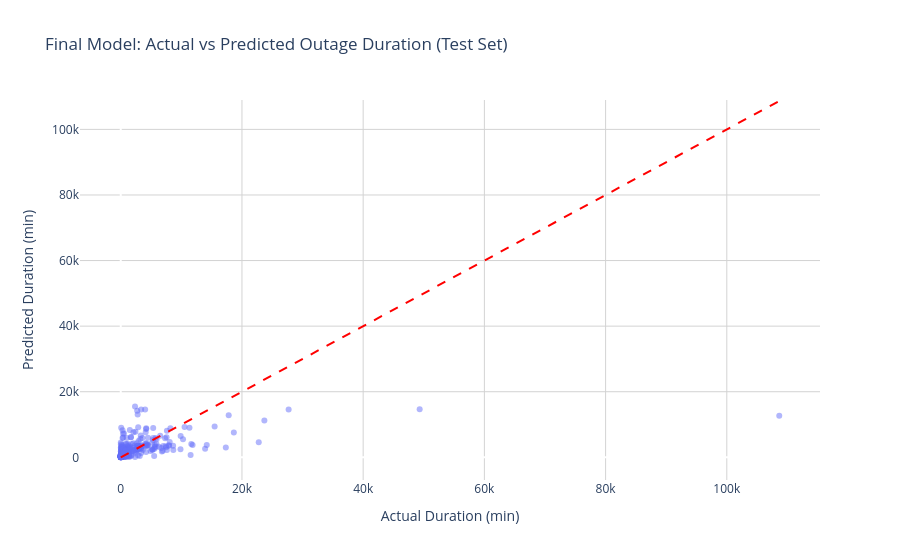

Here is the notebook cell this chart was saved with:
### Code cell
# ── Retrain best model on full training set & evaluate on held-out test set ──

best_pipe = grid_search.best_estimator_

y_train_pred_f = best_pipe.predict(X_train_f)
y_test_pred_f = best_pipe.predict(X_test_f)

final_train_rmse = np.sqrt(mean_squared_error(y_train_f, y_train_pred_f))
final_test_rmse = np.sqrt(mean_squared_error(y_test_f, y_test_pred_f))
final_train_r2 = r2_score(y_train_f, y_train_pred_f)
final_test_r2 = r2_score(y_test_f, y_test_pred_f)

print("=== Final Model Performance ===")
print(f"Train RMSE: {final_train_rmse:.1f} min  |  Train R²: {final_train_r2:.4f}")
print(f"Test  RMSE: {final_test_rmse:.1f} min  |  Test  R²: {final_test_r2:.4f}")

print("\n=== Comparison to Baseline ===")
print(f"Baseline Test RMSE: {test_rmse:.1f} min  →  Final Test RMSE: {final_test_rmse:.1f} min")
print(f"Baseline Test R²:   {test_r2:.4f}       →  Final Test R²:   {final_test_r2:.4f}")
print(f"RMSE improvement:   {test_rmse - final_test_rmse:.1f} min ({(test_rmse - final_test_rmse)/test_rmse*100:.1f}%)")

# ── Visualization: Actual vs Predicted scatter plot ──
fig6 = px.scatter(
    x=y_test_f,
    y=y_test_pred_f,
    labels={'x': 'Actual Duration (min)', 'y': 'Predicted Duration (min)'},
    title='Final Model: Actual vs Predicted Outage Duration (Test Set)',
    opacity=0.5,
)
# Add y=x reference line
max_val = max(y_test_f.max(), y_test_pred_f.max())
fig6.add_shape(type='line', x0=0, y0=0, x1=max_val, y1=max_val,
               line=dict(dash='dash', color='red'))
fig6.update_layout(
    plot_bgcolor='white',
    yaxis=dict(gridcolor='lightgrey'),
    xaxis=dict(gridcolor='lightgrey'),
)
fig6.show()

### Figure 1 — Plotly figure (JSON) as saved in the notebook; plotly's stock layout.template omitted (floating-point values rounded to 4 significant figures; data arrays with more than 128 entries replaced by an {"elided": "..."} marker saying what was removed)
{"data": [{"hovertemplate": "Actual Duration (min)=%{x}<br>Predicted Duration (min)=%{y}<extra></extra>", "legendgroup": "", "marker": {"color": "#636efa", "opacity": 0.5, "symbol": "circle"}, "mode": "markers", "name": "", "orientation": "v", "showlegend": false, "type": "scatter", "x": {"elided": "295 float values"}, "xaxis": "x", "y": {"elided": "295 float values"}, "yaxis": "y"}], "layout": {"legend": {"tracegroupgap": 0}, "plot_bgcolor": "white", "shapes": [{"line": {"color": "red", "dash": "dash"}, "type": "line", "x0": 0, "x1": 108653, "y0": 0, "y1": 108653}], "title": {"text": "Final Model: Actual vs Predicted Outage Duration (Test Set)"}, "xaxis": {"anchor": "y", "domain": [0, 1], "gridcolor": "lightgrey", "title": {"text": "Actual Duration (min)"}}, "yaxis": {"anchor": "x", "domain": [0, 1], "gridcolor": "lightgrey", "title": {"text": "Predicted Duration (min)"}}}}
